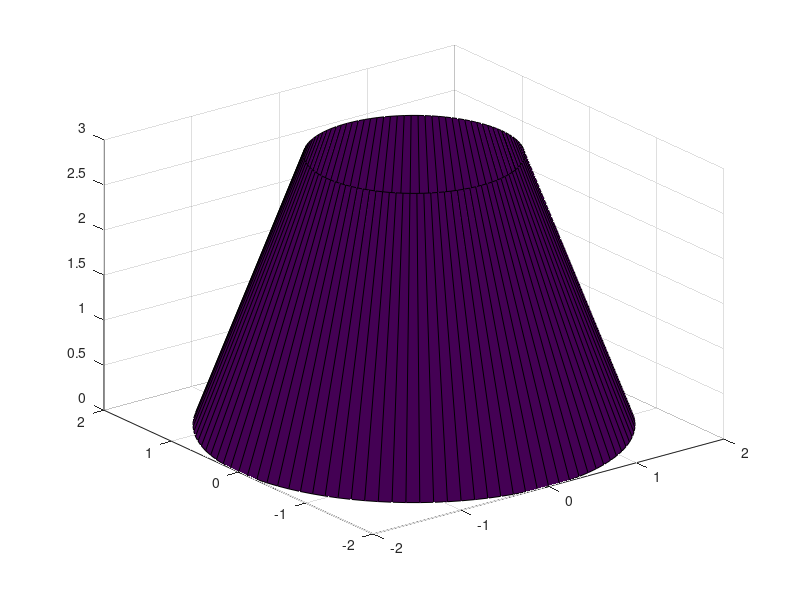
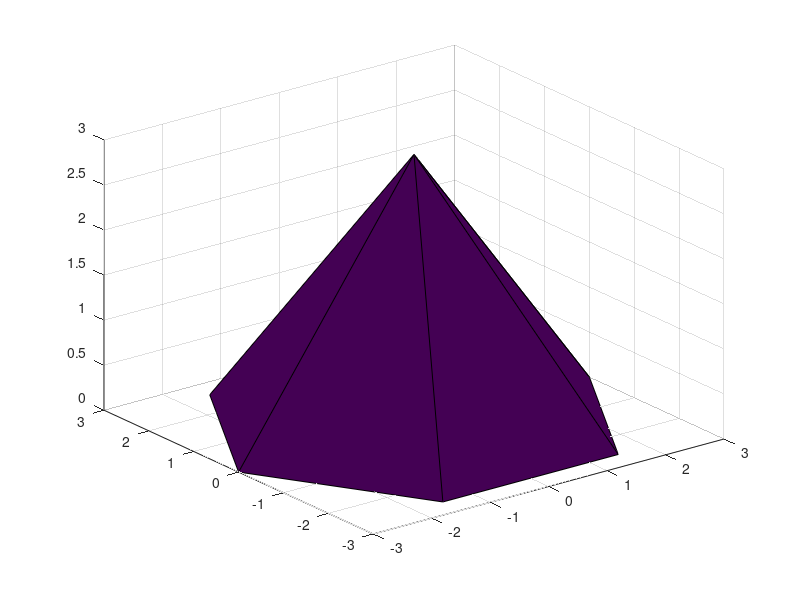

These charts were generated, in order, by the following MATLAB code:
clear;clc;close all
h=3;rc1=2;rc2=1;rp=3;
[x,y,z]=cylinder([rc1 rc2],100);
z=z*h;
figure
surf(x,y,z);
disp('Apasati o tasta')
pause
[x,y,z]=cylinder([rp 0],6);
z=z*h;
figure
surf(x,y,z);